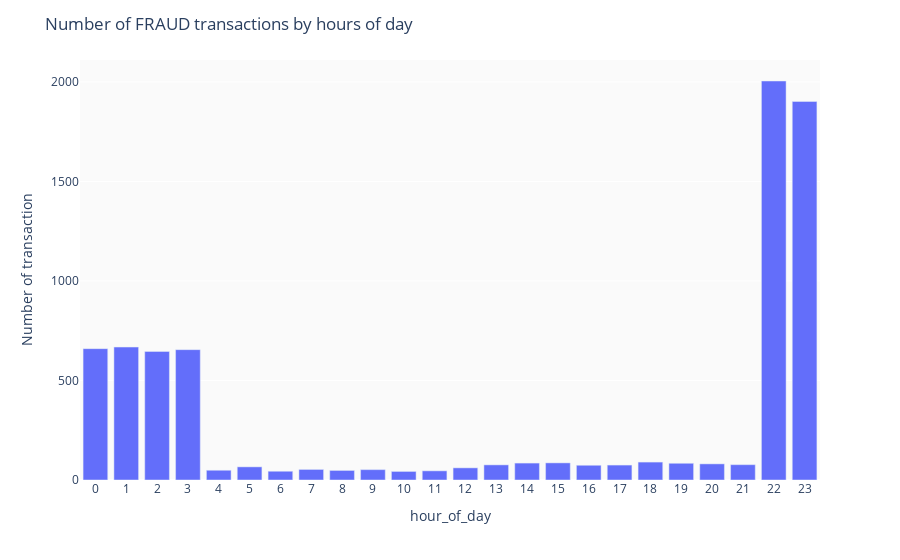

Notebook code cell kept with this figure:
### Code cell
df_ = df_train[df_train.is_fraud==1].groupby(by='hour_of_day').agg({'transaction_id':'count'}).reset_index()

fig = px.bar(data_frame=df_,
       x='hour_of_day',
       y='transaction_id',
       labels={'transaction_id':'Number of transaction'})

fig.update_layout(
    title=dict(
        text='Number of FRAUD transactions by hours of day'
    ),
    plot_bgcolor='#fafafa'
)

fig.update_xaxes(type='category')

### Figure 1 — Plotly figure (JSON) as saved in the notebook; plotly's stock layout.template omitted (floating-point values rounded to 4 significant figures)
{"data": [{"alignmentgroup": "True", "hovertemplate": "hour_of_day=%{x}<br>Number of transaction=%{y}<extra></extra>", "legendgroup": "", "marker": {"color": "#636efa", "pattern": {"shape": ""}}, "name": "", "offsetgroup": "", "orientation": "v", "showlegend": false, "textposition": "auto", "type": "bar", "x": [0, 1, 2, 3, 4, 5, 6, 7, 8, 9, 10, 11, 12, 13, 14, 15, 16, 17, 18, 19, 20, 21, 22, 23], "xaxis": "x", "y": [660, 668, 646, 655, 49, 66, 44, 53, 48, 52, 43, 46, 61, 76, 85, 86, 74, 75, 90, 84, 81, 77, 2005, 1902], "yaxis": "y"}], "layout": {"barmode": "relative", "legend": {"tracegroupgap": 0}, "margin": {"t": 60}, "plot_bgcolor": "#fafafa", "title": {"text": "Number of FRAUD transactions by hours of day"}, "xaxis": {"anchor": "y", "domain": [0, 1], "title": {"text": "hour_of_day"}, "type": "category"}, "yaxis": {"anchor": "x", "domain": [0, 1], "title": {"text": "Number of transaction"}}}}
